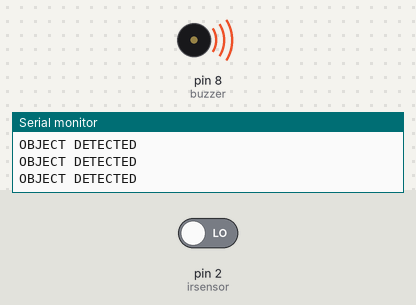
Simulated run of this sketch. Board: Arduino Uno, built with avr-gcc and run on an emulated ATmega328P. On the bench: buzzer (waves = sounding, pin HIGH), the last lines printed to the serial monitor. The inputs (shaded band) are chosen by the test bench; at power-on: pin 2 (irsensor) LOW.

Above: at 1.8 s.
1.9 s: pin 2 (irsensor) driven HIGH
At 3.2 s:
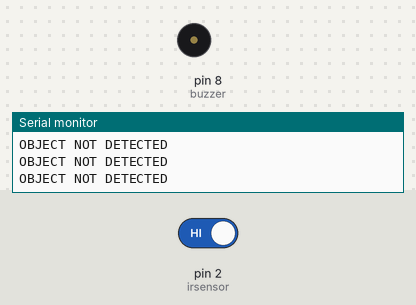
3.5 s: pin 2 (irsensor) driven LOW
At 4.5 s:
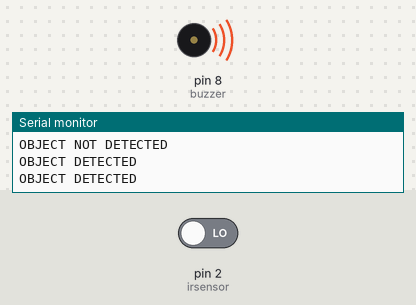
Timing chart, 0 to 6.5 s (numbered marks = the images above; inputs shaded):
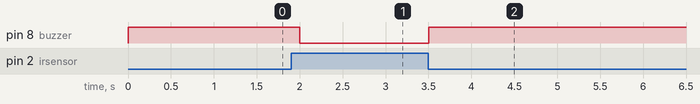

Measured:
- after the input at 1.9 s, pin 8 (buzzer): HIGH → LOW after 0.10 s
- after the input at 3.5 s, pin 8 (buzzer): LOW → HIGH at once

The sketch:

ir_sensor.ino
```cpp
//to remember
//- IR sensor - detect object bw 2 to 60 cm
//- the white led give the ir rays if obj present ->the ir ray bounces from the obj to black led
//-the output is low when obj is detected


int irsensor = 2;
int buzzer =8;
void setup() {
  Serial.begin(9600);


  pinMode(irsensor,INPUT);
  pinMode(buzzer,OUTPUT);

  // put your setup code here, to run once:

}

void loop() {
  // put your main code here, to run repeatedly:
  int sensorstatus= digitalRead(irsensor);
  if(sensorstatus==1){
    digitalWrite(buzzer,LOW);
    Serial.println("OBJECT NOT DETECTED");
  }
  else{
    Serial.println("OBJECT DETECTED");
    digitalWrite(buzzer,HIGH);
  }
delay(500);
}
```
